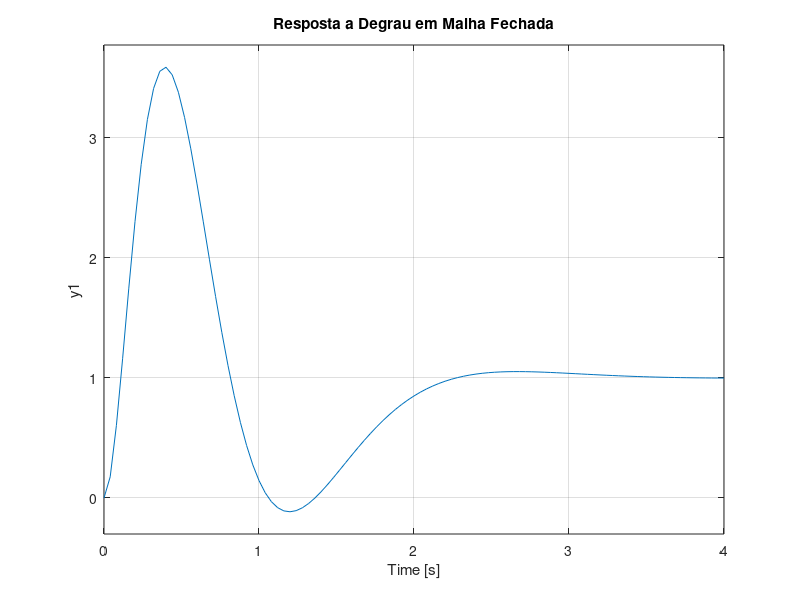

MATLAB code to generate this figure:
clear all; close all; clc;

s=tf('s');
% extraido de gs
d = [1 1 2 -2]; %denominador
n = [1 1 1]; %numerador

% atribuindo um valor para r
r=1;

% converte para representacao state-space
[A, B, C, D] = tf2ss(n, d);


sys = tf(n,d);

%Forma Aumentada
Aa=[A zeros(length(A),1);-C 0];
Ba = [B;0];
Ca = [C 0];
Ea = [zeros(length(A),1);1];
% disturbance = ones(length(Bl),1)*1.1;



%Polos desejados em sistema de Malha Aberta
sys_o = ss(Aa,[Ba Ea],Ca,0);
poles_d=[-2+2j -2-2j -4+4j -4-4j];

%Realimentacao de Estados
Ka = place(Aa,Ba,poles_d);

poles=pole(sys);
K=place(A,B,poles);
Kz=1;

%Sistema em Malha Fechada
Ac = Aa-Ba*Ka;
sys_c = ss(Ac,Ea,Ca,0);

figure
subplot(211);
step(sys);
title('Resposta a Degrau em Malha Aberta');
subplot(212);
step(sys_c);
title('Resposta a Degrau em Malha Fechada');
